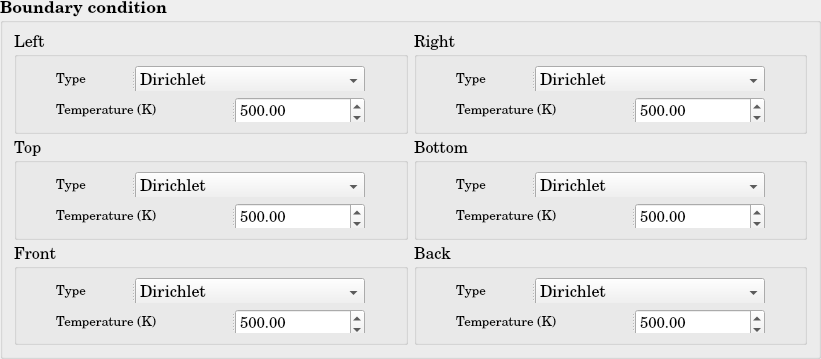
     <widget class="QGroupBox" name="DEq_BoundaryCondition_Group">
      <property name="minimumSize">
       <size>
        <width>821</width>
        <height>359</height>
       </size>
      </property>
      <property name="maximumSize">
       <size>
        <width>821</width>
        <height>359</height>
       </size>
      </property>
      <property name="font">
       <font>
        <family>Century Schoolbook L</family>
        <pointsize>12</pointsize>
        <weight>75</weight>
        <bold>true</bold>
       </font>
      </property>
      <property name="title">
       <string>Boundary condition</string>
      </property>
      <layout class="QGridLayout" name="gridLayout_37">
       <item row="0" column="0">
        <layout class="QGridLayout" name="DEq_BoundaryCondition_grid">
         <item row="1" column="0">
          <widget class="QGroupBox" name="TEq_BC_Top_Group_2">
           <property name="font">
            <font>
             <family>Century Schoolbook L</family>
             <pointsize>12</pointsize>
             <weight>50</weight>
             <bold>false</bold>
            </font>
           </property>
           <property name="title">
            <string>Top</string>
           </property>
           <layout class="QGridLayout" name="gridLayout_70">
            <item row="0" column="0">
             <widget class="QSplitter" name="TEq_BC_Top_Type_splitter_2">
              <property name="orientation">
               <enum>Qt::Horizontal</enum>
              </property>
              <widget class="QLabel" name="TEq_BC_Top_Type_2">
               <property name="minimumSize">
                <size>
                 <width>75</width>
                 <height>30</height>
                </size>
               </property>
               <property name="maximumSize">
                <size>
                 <width>75</width>
                 <height>30</height>
                </size>
               </property>
               <property name="text">
                <string>&lt;html&gt;&lt;head/&gt;&lt;body&gt;&lt;p&gt;&lt;span style=&quot; font-size:10pt;&quot;&gt;Type&lt;/span&gt;&lt;/p&gt;&lt;/body&gt;&lt;/html&gt;</string>
               </property>
              </widget>
              <widget class="QComboBox" name="TEq_BC_Top_comboBox_2">
               <property name="minimumSize">
                <size>
                 <width>230</width>
                 <height>30</height>
                </size>
               </property>
               <property name="maximumSize">
                <size>
                 <width>230</width>
                 <height>30</height>
                </size>
               </property>
               <item>
                <property name="text">
                 <string>Dirichlet</string>
                </property>
               </item>
               <item>
                <property name="text">
                 <string>--</string>
                </property>
               </item>
               <item>
                <property name="text">
                 <string>Neumann</string>
                </property>
               </item>
              </widget>
             </widget>
            </item>
            <item row="1" column="0">
             <widget class="QSplitter" name="TEq_BC_Top_Temperature_splitter_2">
              <property name="orientation">
               <enum>Qt::Horizontal</enum>
              </property>
              <widget class="QLabel" name="TEq_BC_Top_Temperature_2">
               <property name="minimumSize">
                <size>
                 <width>175</width>
                 <height>30</height>
                </size>
               </property>
               <property name="maximumSize">
                <size>
                 <width>175</width>
                 <height>30</height>
                </size>
               </property>
               <property name="text">
                <string>&lt;html&gt;&lt;head/&gt;&lt;body&gt;&lt;p&gt;&lt;span style=&quot; font-size:10pt;&quot;&gt;Temperature (K)&lt;/span&gt;&lt;/p&gt;&lt;/body&gt;&lt;/html&gt;</string>
               </property>
              </widget>
              <widget class="QDoubleSpinBox" name="TEq_BC_Top_Temperature_doubleSpinBox_2">
               <property name="minimumSize">
                <size>
                 <width>130</width>
                 <height>30</height>
                </size>
               </property>
               <property name="maximumSize">
                <size>
                 <width>130</width>
                 <height>30</height>
                </size>
               </property>
               <property name="font">
                <font>
                 <pointsize>11</pointsize>
                </font>
               </property>
               <property name="maximum">
                <double>1000000000.000000000000000</double>
               </property>
               <property name="value">
                <double>500.000000000000000</double>
               </property>
              </widget>
             </widget>
            </item>
           </layout>
          </widget>
         </item>
         <item row="2" column="0">
          <widget class="QGroupBox" name="DEq_BC_Front_Group">
           <property name="font">
            <font>
             <family>Century Schoolbook L</family>
             <pointsize>12</pointsize>
             <weight>50</weight>
             <bold>false</bold>
            </font>
           </property>
           <property name="title">
            <string>Front</string>
           </property>
           <layout class="QGridLayout" name="gridLayout_71">
            <item row="0" column="0">
             <widget class="QSplitter" name="DEq_BC_Front_Type_splitter">
              <property name="orientation">
               <enum>Qt::Horizontal</enum>
              </property>
              <widget class="QLabel" name="DEq_BC_Front_Type">
               <property name="minimumSize">
                <size>
                 <width>75</width>
                 <height>30</height>
                </size>
               </property>
               <property name="maximumSize">
                <size>
                 <width>75</width>
                 <height>30</height>
                </size>
               </property>
               <property name="text">
                <string>&lt;html&gt;&lt;head/&gt;&lt;body&gt;&lt;p&gt;&lt;span style=&quot; font-size:10pt;&quot;&gt;Type&lt;/span&gt;&lt;/p&gt;&lt;/body&gt;&lt;/html&gt;</string>
               </property>
              </widget>
              <widget class="QComboBox" name="DEq_BC_Front_comboBox">
               <property name="minimumSize">
                <size>
                 <width>230</width>
                 <height>30</height>
                </size>
               </property>
               <property name="maximumSize">
                <size>
                 <width>230</width>
                 <height>30</height>
                </size>
               </property>
               <item>
                <property name="text">
                 <string>Dirichlet</string>
                </property>
               </item>
               <item>
                <property name="text">
                 <string>Neumann</string>
                </property>
               </item>
              </widget>
             </widget>
            </item>
            <item row="1" column="0">
             <widget class="QSplitter" name="DEq_BC_Front_Temperature_splitter">
              <property name="orientation">
               <enum>Qt::Horizontal</enum>
              </property>
              <widget class="QLabel" name="DEq_BC_Front_Temperature">
               <property name="minimumSize">
                <size>
                 <width>175</width>
                 <height>30</height>
                </size>
               </property>
               <property name="maximumSize">
                <size>
                 <width>175</width>
                 <height>30</height>
                </size>
               </property>
               <property name="text">
                <string>&lt;html&gt;&lt;head/&gt;&lt;body&gt;&lt;p&gt;&lt;span style=&quot; font-size:10pt;&quot;&gt;Temperature (K)&lt;/span&gt;&lt;/p&gt;&lt;/body&gt;&lt;/html&gt;</string>
               </property>
              </widget>
              <widget class="QDoubleSpinBox" name="DEq_BC_Front_Temperature_doubleSpinBox">
               <property name="minimumSize">
                <size>
                 <width>130</width>
                 <height>30</height>
                </size>
               </property>
               <property name="maximumSize">
                <size>
                 <width>130</width>
                 <height>30</height>
                </size>
               </property>
               <property name="font">
                <font>
                 <pointsize>11</pointsize>
                </font>
               </property>
               <property name="maximum">
                <double>1000000000.000000000000000</double>
               </property>
               <property name="value">
                <double>500.000000000000000</double>
               </property>
              </widget>
             </widget>
            </item>
           </layout>
          </widget>
         </item>
         <item row="0" column="0">
          <widget class="QGroupBox" name="DEq_BC_Left_Group">
           <property name="font">
            <font>
             <family>Century Schoolbook L</family>
             <pointsize>12</pointsize>
             <weight>50</weight>
             <bold>false</bold>
            </font>
           </property>
           <property name="title">
            <string>Left</string>
           </property>
           <layout class="QGridLayout" name="gridLayout_72">
            <item row="0" column="0">
             <widget class="QSplitter" name="DEq_BC_Left_Type_splitter">
              <property name="orientation">
               <enum>Qt::Horizontal</enum>
              </property>
              <widget class="QLabel" name="DEq_BC_Left_Type">
               <property name="minimumSize">
                <size>
                 <width>75</width>
                 <height>30</height>
                </size>
               </property>
               <property name="maximumSize">
                <size>
                 <width>75</width>
                 <height>30</height>
                </size>
               </property>
               <property name="text">
                <string>&lt;html&gt;&lt;head/&gt;&lt;body&gt;&lt;p&gt;&lt;span style=&quot; font-size:10pt;&quot;&gt;Type&lt;/span&gt;&lt;/p&gt;&lt;/body&gt;&lt;/html&gt;</string>
               </property>
              </widget>
              <widget class="QComboBox" name="DEq_BC_Left_comboBox">
               <property name="minimumSize">
                <size>
                 <width>230</width>
                 <height>30</height>
                </size>
               </property>
               <property name="maximumSize">
                <size>
                 <width>230</width>
                 <height>30</height>
                </size>
               </property>
               <item>
                <property name="text">
                 <string>Dirichlet</string>
                </property>
               </item>
               <item>
                <property name="text">
                 <string>Neumann</string>
                </property>
               </item>
              </widget>
             </widget>
            </item>
            <item row="1" column="0">
             <widget class="QSplitter" name="DEq_BC_Left_Temperature_splitter">
              <property name="orientation">
               <enum>Qt::Horizontal</enum>
              </property>
              <widget class="QLabel" name="DEq_BC_Left_Temperature">
               <property name="minimumSize">
                <size>
                 <width>175</width>
                 <height>30</height>
                </size>
               </property>
               <property name="maximumSize">
                <size>
                 <width>175</width>
                 <height>30</height>
                </size>
               </property>
               <property name="text">
                <string>&lt;html&gt;&lt;head/&gt;&lt;body&gt;&lt;p&gt;&lt;span style=&quot; font-size:10pt;&quot;&gt;Temperature (K)&lt;/span&gt;&lt;/p&gt;&lt;/body&gt;&lt;/html&gt;</string>
               </property>
              </widget>
              <widget class="QDoubleSpinBox" name="DEq_BC_Left_Temperature_doubleSpinBox">
               <property name="minimumSize">
                <size>
                 <width>130</width>
                 <height>30</height>
                </size>
               </property>
               <property name="maximumSize">
                <size>
                 <width>130</width>
                 <height>30</height>
                </size>
               </property>
               <property name="font">
                <font>
                 <pointsize>11</pointsize>
                </font>
               </property>
               <property name="maximum">
                <double>1000000000.000000000000000</double>
               </property>
               <property name="value">
                <double>500.000000000000000</double>
               </property>
              </widget>
             </widget>
            </item>
           </layout>
          </widget>
         </item>
         <item row="1" column="1">
          <widget class="QGroupBox" name="DEq_BC_Bottom_Group">
           <property name="font">
            <font>
             <family>Century Schoolbook L</family>
             <pointsize>12</pointsize>
             <weight>50</weight>
             <bold>false</bold>
            </font>
           </property>
           <property name="title">
            <string>Bottom</string>
           </property>
           <layout class="QGridLayout" name="gridLayout_73">
            <item row="0" column="0">
             <widget class="QSplitter" name="TEq_BC_Bottom_Type_splitter_2">
              <property name="orientation">
               <enum>Qt::Horizontal</enum>
              </property>
              <widget class="QLabel" name="TEq_BC_Bottom_Type_2">
               <property name="minimumSize">
                <size>
                 <width>75</width>
                 <height>30</height>
                </size>
               </property>
               <property name="maximumSize">
                <size>
                 <width>75</width>
                 <height>30</height>
                </size>
               </property>
               <property name="text">
                <string>&lt;html&gt;&lt;head/&gt;&lt;body&gt;&lt;p&gt;&lt;span style=&quot; font-size:10pt;&quot;&gt;Type&lt;/span&gt;&lt;/p&gt;&lt;/body&gt;&lt;/html&gt;</string>
               </property>
              </widget>
              <widget class="QComboBox" name="TEq_BC_Bottom_comboBox_2">
               <property name="minimumSize">
                <size>
                 <width>230</width>
                 <height>30</height>
                </size>
               </property>
               <property name="maximumSize">
                <size>
                 <width>230</width>
                 <height>30</height>
                </size>
               </property>
               <item>
                <property name="text">
                 <string>Dirichlet</string>
                </property>
               </item>
               <item>
                <property name="text">
                 <string>Neumann</string>
                </property>
               </item>
              </widget>
             </widget>
            </item>
            <item row="1" column="0">
             <widget class="QSplitter" name="DEq_BC_Bottom_Temperature_splitter_2">
              <property name="orientation">
               <enum>Qt::Horizontal</enum>
              </property>
              <widget class="QLabel" name="TEq_BC_Bottom_Temperature_2">
               <property name="minimumSize">
                <size>
                 <width>175</width>
                 <height>30</height>
                </size>
               </property>
               <property name="maximumSize">
                <size>
                 <width>175</width>
                 <height>30</height>
                </size>
               </property>
               <property name="text">
                <string>&lt;html&gt;&lt;head/&gt;&lt;body&gt;&lt;p&gt;&lt;span style=&quot; font-size:10pt;&quot;&gt;Temperature (K)&lt;/span&gt;&lt;/p&gt;&lt;/body&gt;&lt;/html&gt;</string>
               </property>
              </widget>
              <widget class="QDoubleSpinBox" name="TEq_BC_Bottom_Temperature_doubleSpinBox_2">
               <property name="minimumSize">
                <size>
                 <width>130</width>
                 <height>30</height>
                </size>
               </property>
               <property name="maximumSize">
                <size>
                 <width>130</width>
                 <height>30</height>
                </size>
               </property>
               <property name="font">
                <font>
                 <pointsize>11</pointsize>
                </font>
               </property>
               <property name="maximum">
                <double>1000000000.000000000000000</double>
               </property>
               <property name="value">
                <double>500.000000000000000</double>
               </property>
              </widget>
             </widget>
            </item>
           </layout>
          </widget>
         </item>
         <item row="2" column="1">
          <widget class="QGroupBox" name="DEq_BC_Back_Group">
           <property name="font">
            <font>
             <family>Century Schoolbook L</family>
             <pointsize>12</pointsize>
             <weight>50</weight>
             <bold>false</bold>
            </font>
           </property>
           <property name="title">
            <string>Back</string>
           </property>
           <layout class="QGridLayout" name="gridLayout_74">
            <item row="0" column="0">
             <widget class="QSplitter" name="DEq_BC_Back_Type_splitter">
              <property name="orientation">
               <enum>Qt::Horizontal</enum>
              </property>
              <widget class="QLabel" name="DEq_BC_Back_Type">
               <property name="minimumSize">
                <size>
                 <width>75</width>
                 <height>30</height>
                </size>
               </property>
               <property name="maximumSize">
                <size>
                 <width>75</width>
                 <height>30</height>
                </size>
               </property>
               <property name="text">
                <string>&lt;html&gt;&lt;head/&gt;&lt;body&gt;&lt;p&gt;&lt;span style=&quot; font-size:10pt;&quot;&gt;Type&lt;/span&gt;&lt;/p&gt;&lt;/body&gt;&lt;/html&gt;</string>
               </property>
              </widget>
              <widget class="QComboBox" name="DEq_BC_Back_comboBox">
               <property name="minimumSize">
                <size>
                 <width>230</width>
                 <height>30</height>
                </size>
               </property>
               <property name="maximumSize">
                <size>
                 <width>230</width>
                 <height>30</height>
                </size>
               </property>
               <item>
                <property name="text">
                 <string>Dirichlet</string>
                </property>
               </item>
               <item>
                <property name="text">
                 <string>Neumann</string>
                </property>
               </item>
              </widget>
             </widget>
            </item>
            <item row="1" column="0">
             <widget class="QSplitter" name="DEq_BC_Back_Temperature_splitter">
              <property name="orientation">
               <enum>Qt::Horizontal</enum>
              </property>
              <widget class="QLabel" name="DEq_BC_Back_Temperature">
               <property name="minimumSize">
                <size>
                 <width>175</width>
                 <height>30</height>
                </size>
               </property>
               <property name="maximumSize">
                <size>
                 <width>175</width>
                 <height>30</height>
                </size>
               </property>
               <property name="text">
                <string>&lt;html&gt;&lt;head/&gt;&lt;body&gt;&lt;p&gt;&lt;span style=&quot; font-size:10pt;&quot;&gt;Temperature (K)&lt;/span&gt;&lt;/p&gt;&lt;/body&gt;&lt;/html&gt;</string>
               </property>
              </widget>
              <widget class="QDoubleSpinBox" name="DEq_BC_Back_Temperature_doubleSpinBox">
               <property name="minimumSize">
                <size>
                 <width>130</width>
                 <height>30</height>
                </size>
               </property>
               <property name="maximumSize">
                <size>
                 <width>130</width>
                 <height>30</height>
                </size>
               </property>
               <property name="font">
                <font>
                 <pointsize>11</pointsize>
                </font>
               </property>
               <property name="maximum">
                <double>1000000000.000000000000000</double>
               </property>
               <property name="value">
                <double>500.000000000000000</double>
               </property>
              </widget>
             </widget>
            </item>
           </layout>
          </widget>
         </item>
         <item row="0" column="1">
          <widget class="QGroupBox" name="DEq_BC_Right_Group">
           <property name="font">
            <font>
             <family>Century Schoolbook L</family>
             <pointsize>12</pointsize>
             <weight>50</weight>
             <bold>false</bold>
            </font>
           </property>
           <property name="title">
            <string>Right</string>
           </property>
           <layout class="QGridLayout" name="gridLayout_75">
            <item row="0" column="0">
             <widget class="QSplitter" name="DEq_BC_Right_Type_splitter">
              <property name="orientation">
               <enum>Qt::Horizontal</enum>
              </property>
              <widget class="QLabel" name="DEq_BC_Right_Type">
               <property name="minimumSize">
                <size>
                 <width>75</width>
                 <height>30</height>
                </size>
               </property>
               <property name="maximumSize">
                <size>
                 <width>75</width>
                 <height>30</height>
                </size>
               </property>
               <property name="text">
                <string>&lt;html&gt;&lt;head/&gt;&lt;body&gt;&lt;p&gt;&lt;span style=&quot; font-size:10pt;&quot;&gt;Type&lt;/span&gt;&lt;/p&gt;&lt;/body&gt;&lt;/html&gt;</string>
               </property>
              </widget>
              <widget class="QComboBox" name="DEq_BC_Right_comboBox">
               <property name="minimumSize">
                <size>
                 <width>230</width>
                 <height>30</height>
                </size>
               </property>
               <property name="maximumSize">
                <size>
                 <width>230</width>
                 <height>30</height>
                </size>
               </property>
               <item>
                <property name="text">
                 <string>Dirichlet</string>
                </property>
               </item>
               <item>
                <property name="text">
                 <string>Neumann</string>
                </property>
               </item>
              </widget>
             </widget>
            </item>
            <item row="1" column="0">
             <widget class="QSplitter" name="DEq_BC_Right_Temperature_splitter">
              <property name="orientation">
               <enum>Qt::Horizontal</enum>
              </property>
              <widget class="QLabel" name="DEq_BC_Right_Temperature">
               <property name="minimumSize">
                <size>
                 <width>175</width>
                 <height>30</height>
                </size>
               </property>
               <property name="maximumSize">
                <size>
                 <width>175</width>
                 <height>30</height>
                </size>
               </property>
               <property name="text">
                <string>&lt;html&gt;&lt;head/&gt;&lt;body&gt;&lt;p&gt;&lt;span style=&quot; font-size:10pt;&quot;&gt;Temperature (K)&lt;/span&gt;&lt;/p&gt;&lt;/body&gt;&lt;/html&gt;</string>
               </property>
              </widget>
              <widget class="QDoubleSpinBox" name="DEq_BC_Right_Temperature_doubleSpinBox">
               <property name="minimumSize">
                <size>
                 <width>130</width>
                 <height>30</height>
                </size>
               </property>
               <property name="maximumSize">
                <size>
                 <width>130</width>
                 <height>30</height>
                </size>
               </property>
               <property name="font">
                <font>
                 <pointsize>11</pointsize>
                </font>
               </property>
               <property name="maximum">
                <double>1000000000.000000000000000</double>
               </property>
               <property name="value">
                <double>500.000000000000000</double>
               </property>
              </widget>
             </widget>
            </item>
           </layout>
          </widget>
         </item>
        </layout>
       </item>
      </layout>
     </widget>
